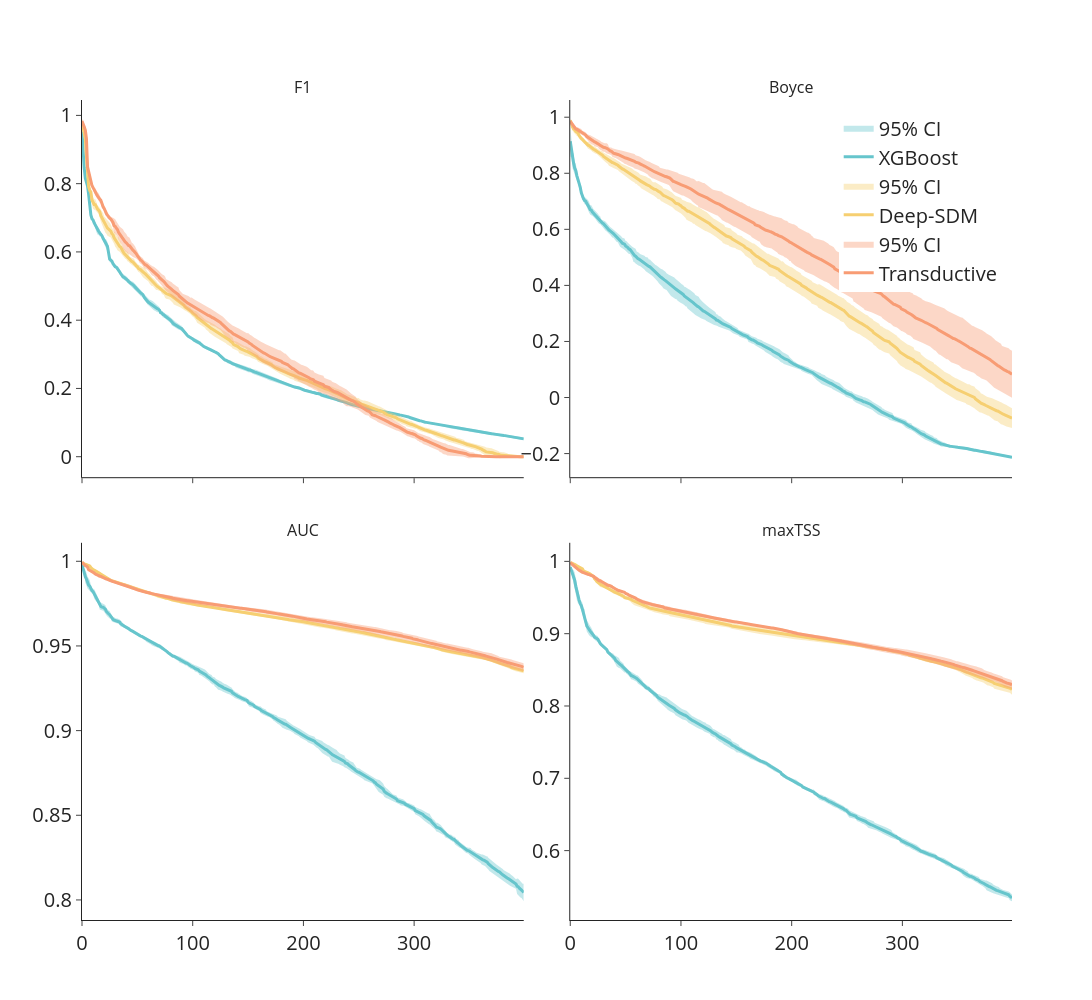

Notebook cell for this chart:
### Code cell
for idx, metric in enumerate(metrics):
    row = idx // n_cols + 1
    col = idx % n_cols + 1

    # --- compute values (unchanged) ---
    xgb_mean, xgb_ci = load_bootstrap_metrics(output_path.parent / 'xgb', 'pa', pa_metric=metric)
    ind_mean, ind_ci = load_bootstrap_metrics(output_path, ind_cp_pa, pa_metric=metric)
    td_mean, td_ci = load_bootstrap_metrics(output_path, td_cp_pa, pa_metric=metric)

    scores = [xgb_mean, ind_mean, td_mean]
    errors = [xgb_ci, ind_ci, td_ci]

    # --- plotting ---
    for i, n in enumerate(names):

        if errors[i] is not None:
            fig.add_trace(go.Scatter(
                x=np.concatenate([np.arange(400), np.arange(400)[::-1]]),
                y=np.concatenate([scores[i] + errors[i], (scores[i] - errors[i])[::-1]]),
                fill='toself',
                fillcolor=colors[i % len(colors)].replace('rgb(', 'rgba(').replace(')', ', 0.4)'),
                line=dict(color='rgba(255,255,255,0)'),
                name='95% CI',
                showlegend=(idx == 0)
            ), row=row, col=col)

        fig.add_trace(go.Scatter(
            x=np.arange(400),
            y=np.array(scores[i]),
            mode='lines',
            line=dict(color=colors[i % len(colors)], width=3),
            name=n,
            showlegend=(idx == 0)
        ), row=row, col=col)

# --- layout ---
fig.update_layout(
    template='simple_white',
    width=1200,
    height=500 * n_rows,
    xaxis_title='',
    yaxis_title='',
    font=dict(size=20),
    legend_title_text='',
    legend=dict(
        yanchor="top",
        y=0.99,
        xanchor="right",
        x=0.99
    )
)

fig.show()

### Figure 1 — Plotly figure (JSON) as saved in the notebook; plotly's stock layout.template omitted (floating-point values rounded to 4 significant figures; data arrays with more than 128 entries replaced by an {"elided": "..."} marker saying what was removed)
{"data": [{"fill": "toself", "fillcolor": "rgba(102, 197, 204, 0.4)", "line": {"color": "rgba(255,255,255,0)"}, "name": "95% CI", "showlegend": true, "type": "scatter", "x": {"elided": "800 int values"}, "xaxis": "x", "y": {"elided": "800 float values"}, "yaxis": "y"}, {"line": {"color": "rgb(102, 197, 204)", "width": 3}, "mode": "lines", "name": "XGBoost", "showlegend": true, "type": "scatter", "x": {"elided": "400 int values"}, "xaxis": "x", "y": {"elided": "400 float values"}, "yaxis": "y"}, {"fill": "toself", "fillcolor": "rgba(246, 207, 113, 0.4)", "line": {"color": "rgba(255,255,255,0)"}, "name": "95% CI", "showlegend": true, "type": "scatter", "x": {"elided": "800 int values"}, "xaxis": "x", "y": {"elided": "800 float values"}, "yaxis": "y"}, {"line": {"color": "rgb(246, 207, 113)", "width": 3}, "mode": "lines", "name": "Deep-SDM", "showlegend": true, "type": "scatter", "x": {"elided": "400 int values"}, "xaxis": "x", "y": {"elided": "400 float values"}, "yaxis": "y"}, {"fill": "toself", "fillcolor": "rgba(248, 156, 116, 0.4)", "line": {"color": "rgba(255,255,255,0)"}, "name": "95% CI", "showlegend": true, "type": "scatter", "x": {"elided": "800 int values"}, "xaxis": "x", "y": {"elided": "800 float values"}, "yaxis": "y"}, {"line": {"color": "rgb(248, 156, 116)", "width": 3}, "mode": "lines", "name": "Transductive", "showlegend": true, "type": "scatter", "x": {"elided": "400 int values"}, "xaxis": "x", "y": {"elided": "400 float values"}, "yaxis": "y"}, {"fill": "toself", "fillcolor": "rgba(102, 197, 204, 0.4)", "line": {"color": "rgba(255,255,255,0)"}, "name": "95% CI", "showlegend": false, "type": "scatter", "x": {"elided": "800 int values"}, "xaxis": "x2", "y": {"elided": "800 float values"}, "yaxis": "y2"}, {"line": {"color": "rgb(102, 197, 204)", "width": 3}, "mode": "lines", "name": "XGBoost", "showlegend": false, "type": "scatter", "x": {"elided": "400 int values"}, "xaxis": "x2", "y": {"elided": "400 float values"}, "yaxis": "y2"}, {"fill": "toself", "fillcolor": "rgba(246, 207, 113, 0.4)", "line": {"color": "rgba(255,255,255,0)"}, "name": "95% CI", "showlegend": false, "type": "scatter", "x": {"elided": "800 int values"}, "xaxis": "x2", "y": {"elided": "800 float values"}, "yaxis": "y2"}, {"line": {"color": "rgb(246, 207, 113)", "width": 3}, "mode": "lines", "name": "Deep-SDM", "showlegend": false, "type": "scatter", "x": {"elided": "400 int values"}, "xaxis": "x2", "y": {"elided": "400 float values"}, "yaxis": "y2"}, {"fill": "toself", "fillcolor": "rgba(248, 156, 116, 0.4)", "line": {"color": "rgba(255,255,255,0)"}, "name": "95% CI", "showlegend": false, "type": "scatter", "x": {"elided": "800 int values"}, "xaxis": "x2", "y": {"elided": "800 float values"}, "yaxis": "y2"}, {"line": {"color": "rgb(248, 156, 116)", "width": 3}, "mode": "lines", "name": "Transductive", "showlegend": false, "type": "scatter", "x": {"elided": "400 int values"}, "xaxis": "x2", "y": {"elided": "400 float values"}, "yaxis": "y2"}, {"fill": "toself", "fillcolor": "rgba(102, 197, 204, 0.4)", "line": {"color": "rgba(255,255,255,0)"}, "name": "95% CI", "showlegend": false, "type": "scatter", "x": {"elided": "800 int values"}, "xaxis": "x3", "y": {"elided": "800 float values"}, "yaxis": "y3"}, {"line": {"color": "rgb(102, 197, 204)", "width": 3}, "mode": "lines", "name": "XGBoost", "showlegend": false, "type": "scatter", "x": {"elided": "400 int values"}, "xaxis": "x3", "y": {"elided": "400 float values"}, "yaxis": "y3"}, {"fill": "toself", "fillcolor": "rgba(246, 207, 113, 0.4)", "line": {"color": "rgba(255,255,255,0)"}, "name": "95% CI", "showlegend": false, "type": "scatter", "x": {"elided": "800 int values"}, "xaxis": "x3", "y": {"elided": "800 float values"}, "yaxis": "y3"}, {"line": {"color": "rgb(246, 207, 113)", "width": 3}, "mode": "lines", "name": "Deep-SDM", "showlegend": false, "type": "scatter", "x": {"elided": "400 int values"}, "xaxis": "x3", "y": {"elided": "400 float values"}, "yaxis": "y3"}, {"fill": "toself", "fillcolor": "rgba(248, 156, 116, 0.4)", "line": {"color": "rgba(255,255,255,0)"}, "name": "95% CI", "showlegend": false, "type": "scatter", "x": {"elided": "800 int values"}, "xaxis": "x3", "y": {"elided": "800 float values"}, "yaxis": "y3"}, {"line": {"color": "rgb(248, 156, 116)", "width": 3}, "mode": "lines", "name": "Transductive", "showlegend": false, "type": "scatter", "x": {"elided": "400 int values"}, "xaxis": "x3", "y": {"elided": "400 float values"}, "yaxis": "y3"}, {"fill": "toself", "fillcolor": "rgba(102, 197, 204, 0.4)", "line": {"color": "rgba(255,255,255,0)"}, "name": "95% CI", "showlegend": false, "type": "scatter", "x": {"elided": "800 int values"}, "xaxis": "x4", "y": {"elided": "800 float values"}, "yaxis": "y4"}, {"line": {"color": "rgb(102, 197, 204)", "width": 3}, "mode": "lines", "name": "XGBoost", "showlegend": false, "type": "scatter", "x": {"elided": "400 int values"}, "xaxis": "x4", "y": {"elided": "400 float values"}, "yaxis": "y4"}, {"fill": "toself", "fillcolor": "rgba(246, 207, 113, 0.4)", "line": {"color": "rgba(255,255,255,0)"}, "name": "95% CI", "showlegend": false, "type": "scatter", "x": {"elided": "800 int values"}, "xaxis": "x4", "y": {"elided": "800 float values"}, "yaxis": "y4"}, {"line": {"color": "rgb(246, 207, 113)", "width": 3}, "mode": "lines", "name": "Deep-SDM", "showlegend": false, "type": "scatter", "x": {"elided": "400 int values"}, "xaxis": "x4", "y": {"elided": "400 float values"}, "yaxis": "y4"}, {"fill": "toself", "fillcolor": "rgba(248, 156, 116, 0.4)", "line": {"color": "rgba(255,255,255,0)"}, "name": "95% CI", "showlegend": false, "type": "scatter", "x": {"elided": "800 int values"}, "xaxis": "x4", "y": {"elided": "800 float values"}, "yaxis": "y4"}, {"line": {"color": "rgb(248, 156, 116)", "width": 3}, "mode": "lines", "name": "Transductive", "showlegend": false, "type": "scatter", "x": {"elided": "400 int values"}, "xaxis": "x4", "y": {"elided": "400 float values"}, "yaxis": "y4"}], "layout": {"annotations": [{"font": {"size": 16}, "showarrow": false, "text": "F1", "x": 0.2375, "xanchor": "center", "xref": "paper", "y": 1, "yanchor": "bottom", "yref": "paper"}, {"font": {"size": 16}, "showarrow": false, "text": "Boyce", "x": 0.7625, "xanchor": "center", "xref": "paper", "y": 1, "yanchor": "bottom", "yref": "paper"}, {"font": {"size": 16}, "showarrow": false, "text": "AUC", "x": 0.2375, "xanchor": "center", "xref": "paper", "y": 0.46, "yanchor": "bottom", "yref": "paper"}, {"font": {"size": 16}, "showarrow": false, "text": "maxTSS", "x": 0.7625, "xanchor": "center", "xref": "paper", "y": 0.46, "yanchor": "bottom", "yref": "paper"}], "font": {"size": 20}, "height": 1000, "legend": {"title": {"text": ""}, "x": 0.99, "xanchor": "right", "y": 0.99, "yanchor": "top"}, "width": 1200, "xaxis": {"anchor": "y", "domain": [0, 0.475], "matches": "x3", "showticklabels": false, "title": {"text": ""}}, "xaxis2": {"anchor": "y2", "domain": [0.525, 1], "matches": "x4", "showticklabels": false}, "xaxis3": {"anchor": "y3", "domain": [0, 0.475]}, "xaxis4": {"anchor": "y4", "domain": [0.525, 1]}, "yaxis": {"anchor": "x", "domain": [0.54, 1], "title": {"text": ""}}, "yaxis2": {"anchor": "x2", "domain": [0.54, 1]}, "yaxis3": {"anchor": "x3", "domain": [0, 0.46]}, "yaxis4": {"anchor": "x4", "domain": [0, 0.46]}}}
